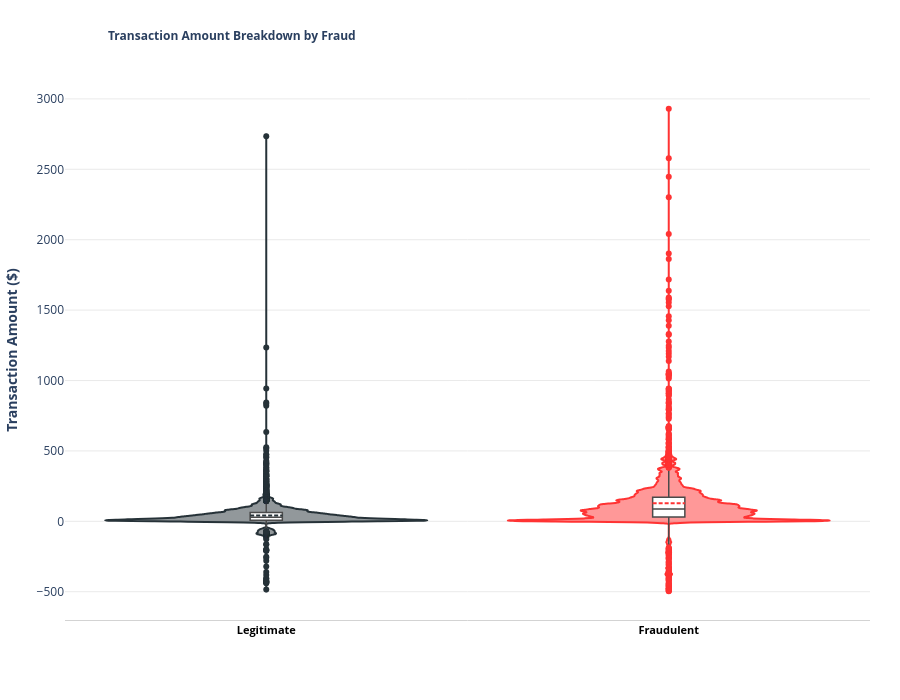

The code cell stored with this chart in its notebook:
### Code cell
fig_violin = px.violin(
    sample_amountchip_fraud_unbiased2_df,
    x="target",
    y="amount", 
    color="target",        
    points="outliers",
    labels={"amount": "Transaction Amount ($)", "target": "Is Fraud?"},
    color_discrete_map={'Legitimate': '#263238', 'Fraudulent': '#FF3333'},
    box=True,
)

fig_violin.update_traces(
    box_fillcolor="white", box_line_color="#4A4A4A", box_line_width=1.5, box_width=0.1, 
    meanline_visible=True,
    width=0.8, bandwidth=6, 
    # hoveron="violins",    
)

fig_violin.update_layout(
    plot_bgcolor="white", paper_bgcolor="white", showlegend=False,
    width=900, height=700, margin=dict(l=60, r=30, t=80, b=80),
    title=dict(text="<b>Transaction Amount Breakdown by Fraud</b>", x=0.12,font=dict(size=12),),
    xaxis=dict(title="", showgrid=False, linecolor="#D3D3D3", tickfont=dict(size=11, color="black", weight="bold")),
    yaxis=dict(title="<b>Transaction Amount ($)</b>", gridcolor="#EAEAEA", showline=False, zeroline=False),   
)

fig_violin.show()

### Figure 1 — Plotly figure (JSON) as saved in the notebook; plotly's stock layout.template omitted (floating-point values rounded to 4 significant figures; data arrays with more than 128 entries replaced by an {"elided": "..."} marker saying what was removed)
{"data": [{"alignmentgroup": "True", "bandwidth": 6, "box": {"fillcolor": "white", "line": {"color": "#4A4A4A", "width": 1.5}, "visible": true, "width": 0.1}, "hovertemplate": "Is Fraud?=%{x}<br>Transaction Amount ($)=%{y}<extra></extra>", "legendgroup": "Legitimate", "marker": {"color": "#263238"}, "meanline": {"visible": true}, "name": "Legitimate", "offsetgroup": "Legitimate", "orientation": "v", "points": "outliers", "scalegroup": "True", "showlegend": true, "type": "violin", "width": 0.8, "x": {"elided": "3719 str values"}, "x0": " ", "xaxis": "x", "y": {"elided": "3719 float values"}, "y0": " ", "yaxis": "y"}, {"alignmentgroup": "True", "bandwidth": 6, "box": {"fillcolor": "white", "line": {"color": "#4A4A4A", "width": 1.5}, "visible": true, "width": 0.1}, "hovertemplate": "Is Fraud?=%{x}<br>Transaction Amount ($)=%{y}<extra></extra>", "legendgroup": "Fraudulent", "marker": {"color": "#FF3333"}, "meanline": {"visible": true}, "name": "Fraudulent", "offsetgroup": "Fraudulent", "orientation": "v", "points": "outliers", "scalegroup": "True", "showlegend": true, "type": "violin", "width": 0.8, "x": {"elided": "2914 str values"}, "x0": " ", "xaxis": "x", "y": {"elided": "2914 float values"}, "y0": " ", "yaxis": "y"}], "layout": {"height": 700, "legend": {"title": {"text": "Is Fraud?"}, "tracegroupgap": 0}, "margin": {"b": 80, "l": 60, "r": 30, "t": 80}, "paper_bgcolor": "white", "plot_bgcolor": "white", "showlegend": false, "title": {"font": {"size": 12}, "text": "<b>Transaction Amount Breakdown by Fraud</b>", "x": 0.12}, "violinmode": "overlay", "width": 900, "xaxis": {"anchor": "y", "autorange": true, "categoryarray": ["Legitimate", "Fraudulent"], "categoryorder": "array", "domain": [0, 1], "linecolor": "#D3D3D3", "range": [-0.5, 1.5], "showgrid": false, "tickfont": {"color": "black", "size": 11, "weight": "bold"}, "title": {"text": ""}, "type": "category"}, "yaxis": {"anchor": "x", "autorange": true, "domain": [0, 1], "gridcolor": "#EAEAEA", "range": [-700.7, 3134.0], "showline": false, "title": {"text": "<b>Transaction Amount ($)</b>"}, "type": "linear", "zeroline": false}}}
